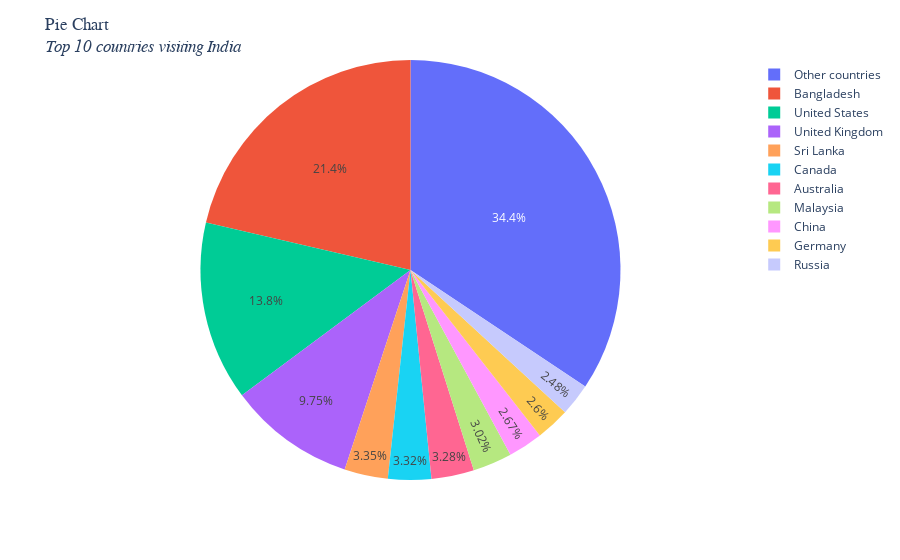

Notebook code for this chart:
### Code cell
fig = px.pie(India,values ='Share in\xa0%',names='Country')
fig.update_layout(title='Pie Chart<br>'+"<i>Top 10 countries visiting India<i>",
                 title_font_family ='Times New Roman')

### Figure 1 — Plotly figure (JSON) as saved in the notebook; plotly's stock layout.template omitted (floating-point values rounded to 4 significant figures)
{"data": [{"domain": {"x": [0, 1], "y": [0, 1]}, "hovertemplate": "Country=%{label}<br>Share in %=%{value}<extra></extra>", "labels": ["Bangladesh", "United States", "United Kingdom", "Sri Lanka", "Canada", "Australia", "Malaysia", "China", "Germany", "Russia", "Other countries"], "legendgroup": "", "name": "", "showlegend": true, "type": "pie", "values": [21.37, 13.8, 9.75, 3.35, 3.32, 3.28, 3.02, 2.67, 2.6, 2.48, 34.35]}], "layout": {"legend": {"tracegroupgap": 0}, "margin": {"t": 60}, "title": {"font": {"family": "Times New Roman"}, "text": "Pie Chart<br><i>Top 10 countries visiting India<i>"}}}
